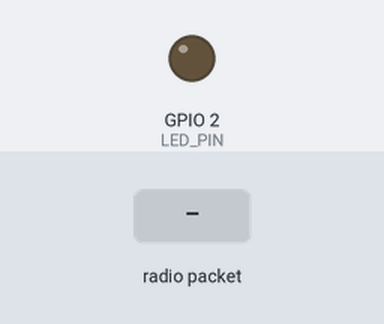
A sketch run on a simulated ESP8266 (Wemos D1 mini). Parts: output pins drawn as LEDs (lit = HIGH). Dashed ring = blinking. The test bench sets the inputs (shaded band). What the sketch prints to the serial monitor is not drawn.

Above: at 1.2 s.
1.3 s: radio packet "1" arrives
At 1.42 s:
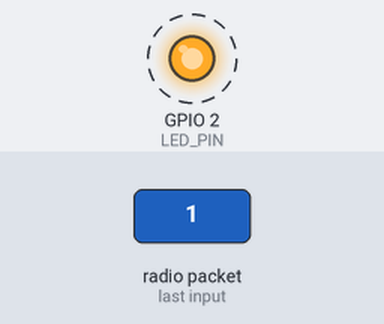
Timing chart, 0 to 4.3 s (numbered marks = the images above; inputs shaded):
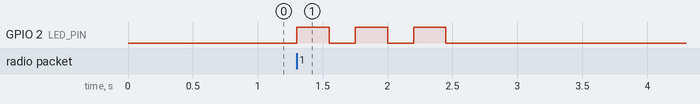

Measured:
- after the input at 1.3 s, GPIO 2 (LED_PIN): alternates HIGH for 0.25 s and LOW for 0.20 s, 6 changes in all, then stays LOW, starting at once

The sketch:

ESP12-RX.ino
```cpp
// ESP-Alarm v0.1.1
// RX - Приёмник

// Подключение библиотек
#include <ESP8266WiFi.h>
#include <espnow.h>
#include <Blinker.h>

// Настройка пинов подключения
#define LED_PIN 2 // это D4 на Wemos

// Инициализация объектов
Blinker led(LED_PIN);

// Структура, принимаемая от передатчика
struct StructMessage
{
    bool myButtonClicked;
};

StructMessage myData;

// Функция тревоги
void alarm()
{
    // мигнуть 3 раза, 250 мс вкл, 200 мс выкл
    led.blink(3, 250, 200);
}

void setupWiFi()
{
    WiFi.mode(WIFI_STA);
    if (esp_now_init() != 0)
    {
        Serial.println("Error initializing ESP-NOW");
        return;
    }
    esp_now_set_self_role(ESP_NOW_ROLE_SLAVE);
    esp_now_register_recv_cb(OnDataRecv);
    Serial.println("ESP-NOW receiver initialized");
}

void OnDataRecv(uint8_t *mac, uint8_t *incomingData, uint8_t len)
{
    StructMessage *msg = (StructMessage *)incomingData;
    if (len == sizeof(StructMessage))
    {
        if (msg->myButtonClicked)
            alarm();
    }
    else
    {
        Serial.println("Received data size does not match");
    }
}

void setup()
{
    Serial.begin(9600);
    setupWiFi();
}

void loop()
{
    // Основной цикл не используется, поскольку все действия происходят в OnDataRecv
    led.tick(); // тикер блинкера
}
```
